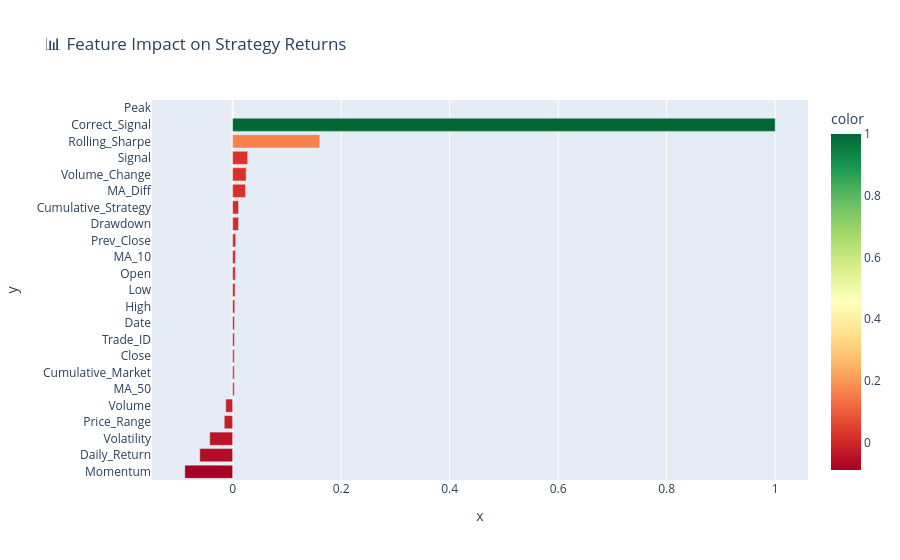

Here is the notebook cell this chart was saved with:
### Markdown cell above
Feature Importance

### Code cell
feature_corr = df.corr()['Strategy_Return'].drop('Strategy_Return').sort_values()

import plotly.express as px

fig = px.bar(
    x=feature_corr.values,
    y=feature_corr.index,
    orientation='h',
    title="📊 Feature Impact on Strategy Returns",
    color=feature_corr.values,
    color_continuous_scale='RdYlGn'
)

fig.show()

### Figure 1 — Plotly figure (JSON) as saved in the notebook; plotly's stock layout.template omitted (floating-point values rounded to 4 significant figures)
{"data": [{"hovertemplate": "x=%{x}<br>y=%{y}<br>color=%{marker.color}<extra></extra>", "legendgroup": "", "marker": {"color": [-0.08816, -0.06058, -0.04225, -0.01546, -0.01272, 0.003091, 0.003114, 0.003114, 0.003391, 0.00346, 0.003962, 0.004451, 0.004946, 0.00511, 0.005587, 0.01088, 0.01088, 0.02368, 0.02489, 0.02766, 0.1606, 1.0, NaN], "coloraxis": "coloraxis", "pattern": {"shape": ""}}, "name": "", "orientation": "h", "showlegend": false, "textposition": "auto", "type": "bar", "x": [-0.08816, -0.06058, -0.04225, -0.01546, -0.01272, 0.003091, 0.003114, 0.003114, 0.003391, 0.00346, 0.003962, 0.004451, 0.004946, 0.00511, 0.005587, 0.01088, 0.01088, 0.02368, 0.02489, 0.02766, 0.1606, 1.0, NaN], "xaxis": "x", "y": ["Momentum", "Daily_Return", "Volatility", "Price_Range", "Volume", "MA_50", "Cumulative_Market", "Close", "Trade_ID", "Date", "High", "Low", "Open", "MA_10", "Prev_Close", "Drawdown", "Cumulative_Strategy", "MA_Diff", "Volume_Change", "Signal", "Rolling_Sharpe", "Correct_Signal", "Peak"], "yaxis": "y"}], "layout": {"barmode": "relative", "coloraxis": {"colorbar": {"title": {"text": "color"}}, "colorscale": [[0, "rgb(165,0,38)"], [0.1, "rgb(215,48,39)"], [0.2, "rgb(244,109,67)"], [0.3, "rgb(253,174,97)"], [0.4, "rgb(254,224,139)"], [0.5, "rgb(255,255,191)"], [0.6, "rgb(217,239,139)"], [0.7, "rgb(166,217,106)"], [0.8, "rgb(102,189,99)"], [0.9, "rgb(26,152,80)"], [1, "rgb(0,104,55)"]]}, "legend": {"tracegroupgap": 0}, "title": {"text": "📊 Feature Impact on Strategy Returns"}, "xaxis": {"anchor": "y", "domain": [0, 1], "title": {"text": "x"}}, "yaxis": {"anchor": "x", "domain": [0, 1], "title": {"text": "y"}}}}
